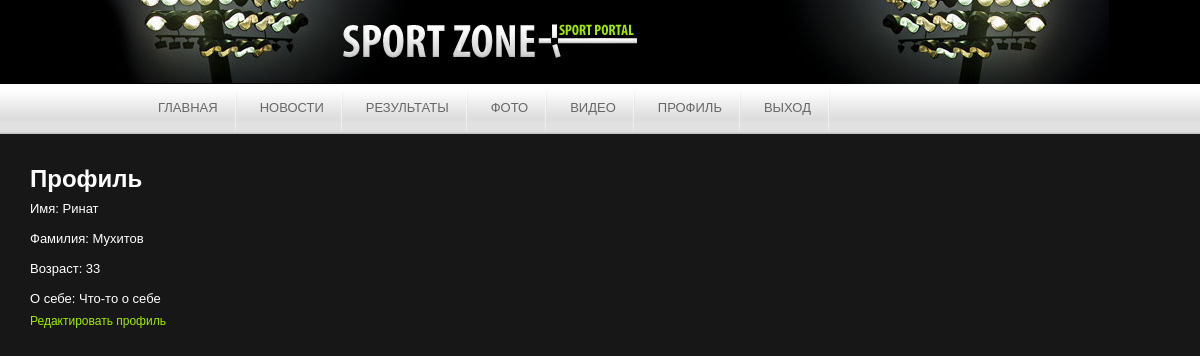
/sign/profile/ (signed in), run on the app's committed database.
### reguser/models.py (models this page shows, shortened)
class UserProfile(models.Model):
    first_name = models.CharField(max_length=50, verbose_name='Имя')
    last_name = models.CharField(max_length=50, verbose_name='Фамилия')
    image_profile = models.ImageField(upload_to='profile/image/', verbose_name='Фото профиля')
    age = models.IntegerField(verbose_name='Возраст')
    about_me = models.TextField(verbose_name='О себе', blank=True)
    user = models.OneToOneField(User, on_delete=models.CASCADE)

### reguser/views.py (the view)
# urls.py: path('profile/', profileview, name = 'profile'),
def profileview(request):
    user_profile = request.user.userprofile
    return render(request, 'profile.html', {'user_profile': user_profile})

### reguser/templates/profile.html
{% extends 'base.html' %}
{% block content %}
<div class="prof">
    <h1>Профиль</h1>
    <p>Имя: {{ user_profile.first_name }}</p>
    <p>Фамилия: {{ user_profile.last_name }}</p>
    <p>Возраст: {{ user_profile.age }}</p>
    <p>О себе: {{ user_profile.about_me }}</p>
</div>
    <a class="red" href="{% url 'profileup' %}">Редактировать профиль</a>
{% endblock %}

### home/static/style/style.css (style rules this page uses)
* { padding: 0; margin: 0; outline: 0; }
body { font-size: 12px; font-family: Arial, sans-serif; color: #fff; background: #171717; height: 100%; text-align: left; }
a { color: #9fea00; text-decoration: none; }

### reguser/static/profile/style.css (style rules this page uses)
p { font-size: small; }
.prof { margin-left: 30px; margin-top: 30px; line-height: 30px; }
.red { margin-left: 30px; }

### data on the page
UserProfile: first_name "Ринат", last_name "Мухитов", age "33", about_me "Что-то о себе"
